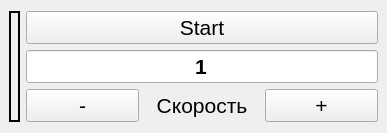
<?xml version="1.0" encoding="UTF-8"?>
<ui version="4.0">
 <class>MainWindow</class>
 <widget class="QMainWindow" name="MainWindow">
  <property name="geometry">
   <rect>
    <x>0</x>
    <y>0</y>
    <width>387</width>
    <height>133</height>
   </rect>
  </property>
  <property name="windowTitle">
   <string>MainWindow</string>
  </property>
  <widget class="QWidget" name="centralwidget">
   <layout class="QGridLayout" name="gridLayout">
    <item row="0" column="0">
     <layout class="QHBoxLayout" name="horizontalLayout">
      <property name="sizeConstraint">
       <enum>QLayout::SetMaximumSize</enum>
      </property>
      <item>
       <widget class="QLabel" name="Arrow">
        <property name="autoFillBackground">
         <bool>false</bool>
        </property>
        <property name="frameShape">
         <enum>QFrame::Box</enum>
        </property>
        <property name="frameShadow">
         <enum>QFrame::Plain</enum>
        </property>
        <property name="lineWidth">
         <number>2</number>
        </property>
        <property name="midLineWidth">
         <number>1</number>
        </property>
        <property name="text">
         <string/>
        </property>
        <property name="pixmap">
         <pixmap resource="res.qrc">:/im/a.PNG</pixmap>
        </property>
        <property name="scaledContents">
         <bool>false</bool>
        </property>
        <property name="alignment">
         <set>Qt::AlignCenter</set>
        </property>
       </widget>
      </item>
      <item>
       <layout class="QVBoxLayout" name="verticalLayout">
        <item>
         <widget class="QPushButton" name="MainButton">
          <property name="font">
           <font>
            <pointsize>16</pointsize>
           </font>
          </property>
          <property name="text">
           <string>Start</string>
          </property>
         </widget>
        </item>
        <item>
         <widget class="QLineEdit" name="LineEditVelocity">
          <property name="font">
           <font>
            <pointsize>16</pointsize>
            <weight>75</weight>
            <bold>true</bold>
           </font>
          </property>
          <property name="text">
           <string>1</string>
          </property>
          <property name="alignment">
           <set>Qt::AlignCenter</set>
          </property>
         </widget>
        </item>
        <item>
         <layout class="QHBoxLayout" name="horizontalLayout_2">
          <item>
           <widget class="QPushButton" name="ButtonMinus">
            <property name="font">
             <font>
              <pointsize>16</pointsize>
             </font>
            </property>
            <property name="text">
             <string>-</string>
            </property>
           </widget>
          </item>
          <item>
           <widget class="QLabel" name="label_2">
            <property name="font">
             <font>
              <pointsize>16</pointsize>
             </font>
            </property>
            <property name="text">
             <string>Скорость</string>
            </property>
            <property name="alignment">
             <set>Qt::AlignCenter</set>
            </property>
           </widget>
          </item>
          <item>
           <widget class="QPushButton" name="ButtonPlus">
            <property name="font">
             <font>
              <pointsize>16</pointsize>
             </font>
            </property>
            <property name="text">
             <string>+</string>
            </property>
           </widget>
          </item>
         </layout>
        </item>
       </layout>
      </item>
     </layout>
    </item>
   </layout>
  </widget>
 </widget>
 <resources>
  <include location="res.qrc"/>
 </resources>
 <connections>
  <connection>
   <sender>MainButton</sender>
   <signal>pressed()</signal>
   <receiver>MainWindow</receiver>
   <slot>buttonStartClicked()</slot>
   <hints>
    <hint type="sourcelabel">
     <x>185</x>
     <y>127</y>
    </hint>
    <hint type="destinationlabel">
     <x>162</x>
     <y>85</y>
    </hint>
   </hints>
  </connection>
  <connection>
   <sender>LineEditVelocity</sender>
   <signal>returnPressed()</signal>
   <receiver>MainWindow</receiver>
   <slot>lineEditEnterPressed()</slot>
   <hints>
    <hint type="sourcelabel">
     <x>245</x>
     <y>156</y>
    </hint>
    <hint type="destinationlabel">
     <x>165</x>
     <y>72</y>
    </hint>
   </hints>
  </connection>
 </connections>
 <slots>
  <slot>buttonStartClicked()</slot>
  <slot>lineEditEnterPressed()</slot>
 </slots>
</ui>
